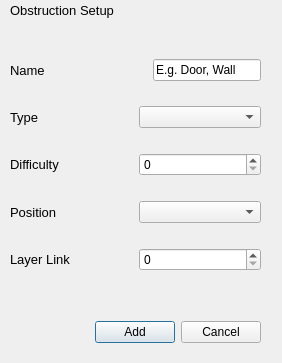
<?xml version="1.0" encoding="UTF-8"?>
<ui version="4.0">
 <class>add_obstruction</class>
 <widget class="QDialog" name="add_obstruction">
  <property name="geometry">
   <rect>
    <x>0</x>
    <y>0</y>
    <width>282</width>
    <height>363</height>
   </rect>
  </property>
  <property name="windowTitle">
   <string>Dialog</string>
  </property>
  <widget class="QLabel" name="label">
   <property name="geometry">
    <rect>
     <x>10</x>
     <y>0</y>
     <width>111</width>
     <height>21</height>
    </rect>
   </property>
   <property name="font">
    <font>
     <pointsize>10</pointsize>
    </font>
   </property>
   <property name="text">
    <string>Obstruction Setup</string>
   </property>
  </widget>
  <widget class="QWidget" name="layoutWidget">
   <property name="geometry">
    <rect>
     <x>10</x>
     <y>40</y>
     <width>251</width>
     <height>251</height>
    </rect>
   </property>
   <layout class="QVBoxLayout" name="verticalLayout">
    <item>
     <layout class="QHBoxLayout" name="horizontalLayout_3">
      <item>
       <widget class="QLabel" name="label_2">
        <property name="font">
         <font>
          <pointsize>10</pointsize>
         </font>
        </property>
        <property name="text">
         <string>Name</string>
        </property>
       </widget>
      </item>
      <item>
       <spacer name="horizontalSpacer">
        <property name="orientation">
         <enum>Qt::Horizontal</enum>
        </property>
        <property name="sizeHint" stdset="0">
         <size>
          <width>40</width>
          <height>20</height>
         </size>
        </property>
       </spacer>
      </item>
      <item>
       <widget class="QLineEdit" name="obs_name">
        <property name="text">
         <string>E.g. Door, Wall</string>
        </property>
       </widget>
      </item>
     </layout>
    </item>
    <item>
     <layout class="QHBoxLayout" name="horizontalLayout_5">
      <item>
       <widget class="QLabel" name="label_4">
        <property name="font">
         <font>
          <pointsize>10</pointsize>
         </font>
        </property>
        <property name="text">
         <string>Type</string>
        </property>
       </widget>
      </item>
      <item>
       <widget class="QComboBox" name="comboBox_Type"/>
      </item>
     </layout>
    </item>
    <item>
     <layout class="QHBoxLayout" name="horizontalLayout_4">
      <item>
       <widget class="QLabel" name="label_3">
        <property name="font">
         <font>
          <pointsize>10</pointsize>
         </font>
        </property>
        <property name="text">
         <string>Difficulty</string>
        </property>
       </widget>
      </item>
      <item>
       <widget class="QSpinBox" name="spinBox_Diff"/>
      </item>
     </layout>
    </item>
    <item>
     <layout class="QHBoxLayout" name="horizontalLayout_2">
      <item>
       <widget class="QLabel" name="label_7">
        <property name="font">
         <font>
          <pointsize>10</pointsize>
         </font>
        </property>
        <property name="text">
         <string>Position</string>
        </property>
       </widget>
      </item>
      <item>
       <widget class="QComboBox" name="comboBox_Position"/>
      </item>
     </layout>
    </item>
    <item>
     <layout class="QHBoxLayout" name="horizontalLayout">
      <item>
       <widget class="QLabel" name="label_5">
        <property name="font">
         <font>
          <pointsize>10</pointsize>
         </font>
        </property>
        <property name="text">
         <string>Layer Link</string>
        </property>
       </widget>
      </item>
      <item>
       <widget class="QSpinBox" name="spinBox_LayerLink"/>
      </item>
     </layout>
    </item>
   </layout>
  </widget>
  <widget class="QWidget" name="layoutWidget">
   <property name="geometry">
    <rect>
     <x>20</x>
     <y>320</y>
     <width>241</width>
     <height>25</height>
    </rect>
   </property>
   <layout class="QHBoxLayout" name="horizontalLayout_6">
    <item>
     <spacer name="horizontalSpacer_2">
      <property name="orientation">
       <enum>Qt::Horizontal</enum>
      </property>
      <property name="sizeHint" stdset="0">
       <size>
        <width>40</width>
        <height>20</height>
       </size>
      </property>
     </spacer>
    </item>
    <item>
     <widget class="QPushButton" name="create_obs_btn">
      <property name="text">
       <string>Add</string>
      </property>
     </widget>
    </item>
    <item>
     <widget class="QPushButton" name="cancel_obs_btn">
      <property name="text">
       <string>Cancel</string>
      </property>
     </widget>
    </item>
   </layout>
  </widget>
 </widget>
 <resources/>
 <connections/>
</ui>
